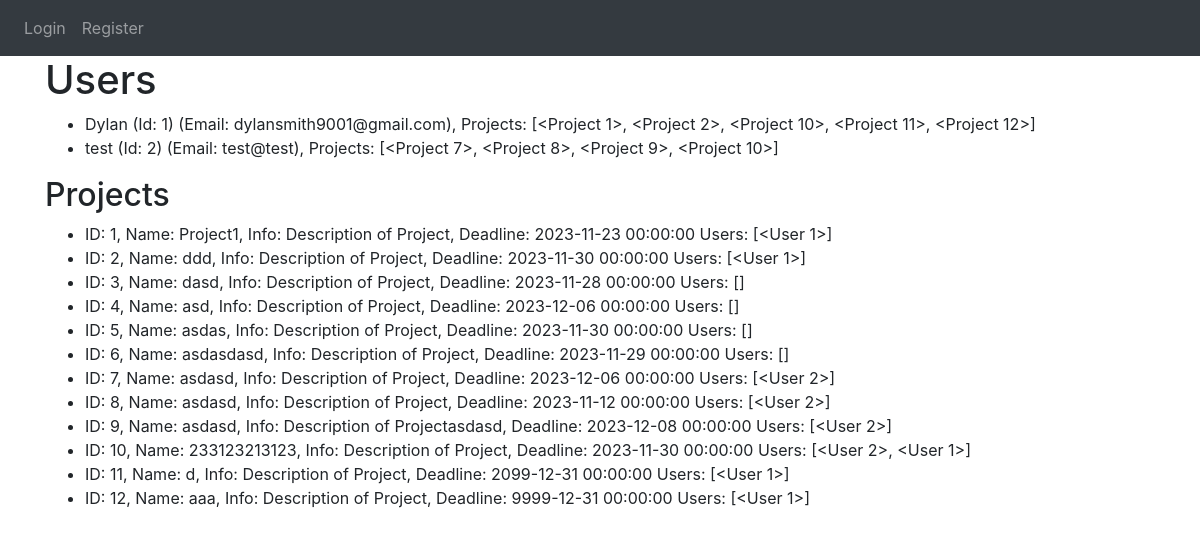
The app's page /view_users, older data.
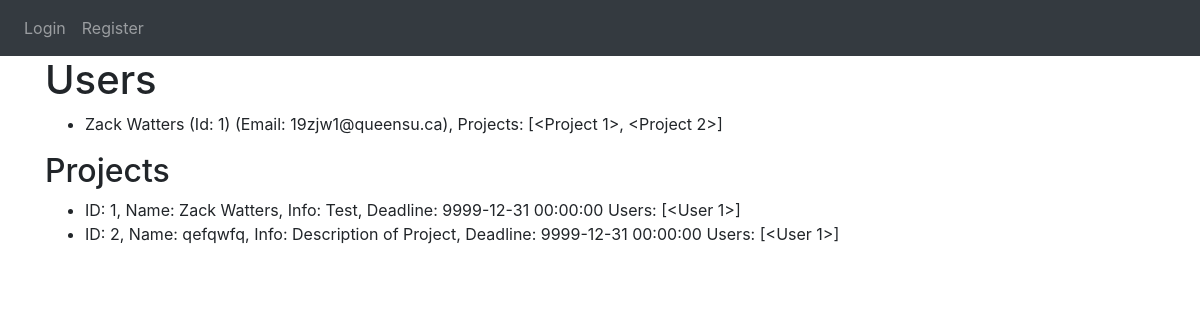
The same page, newer data.
### website/models.py (models this page shows)
class User(db.Model, UserMixin):
    id = db.Column(db.Integer, primary_key=True)
    email = db.Column(db.String(50), unique = True)
    name = db.Column(db.String(50))
    password = db.Column(db.String(50))
    projects = db.relationship('Project', secondary='project_user_association', back_populates='users')

class Project(db.Model):
    id = db.Column(db.Integer, primary_key=True)
    name = db.Column(db.String(120))
    start_date = db.Column(db.DateTime(timezone=True), default=func.now)
    deadline = db.Column(db.DateTime(timezone=True), default=func.now)
    description = db.Column(db.String(9999))
    users = db.relationship('User', secondary='project_user_association', back_populates='projects')
    tasks = db.relationship('Task', backref='project', lazy=True)

### website/auth.py (the view)
@auth.route('/view_users')
def view_users():
    users = User.query.all()
    projects = Project.query.all()
    return render_template('view_users.html', user=current_user, users=users, projects=projects)

### website/templates/view_users.html (shortened to what this page needs)
{% extends "base.html" %}
{% block content%}
    <h1>Users</h1>
    <ul>
        {% for u in users %}
            <li>{{ u.name }} (Id: {{ u.id }}) (Email: {{ u.email }}), Projects: {{u.projects}}</li>
        {% endfor %}
    </ul>
    <h2>Projects</h2>
    <ul>
        {% for prj in projects %}
            <li>ID: {{ prj.id }}, Name: {{ prj.name }}, Info: {{ prj.description }}, Deadline: {{prj.deadline}} Users: {{prj.users}}</li>
        {% endfor %}
    </ul>
{% endblock %}

### website/templates/base.html (shortened to what this page needs)
<DOCTYPE html>
<html>
    <head>
        <link
            rel="stylesheet"
            href="https://stackpath.bootstrapcdn.com/bootstrap/4.4.1/css/bootstrap.min.css"
        />
        <link
            rel="stylesheet"
            href="https://stackpath.bootstrapcdn.com/font-awesome/4.7.0/css/font-awesome.min.css"
        />
    </head>
    <body>
        <nav class="navbar navbar-expand-lg navbar-dark bg-dark">
            <div class="collapse navbar-collapse" id="navbar">
                <div class="navbar-nav">
                    {% if user.is_authenticated %}
                    <a class="nav-item nav-link" id="homepage" href="/">Homepage</a>
                    <a class="nav-item nav-link" id="taskmanager" href="/taskmanager">Task Manager</a>
                    <a class="nav-item nav-link" id="projectmanager" href="/projectmanager">Project Manager</a>
                    <a class="nav-item nav-link" id="newtask" href="/newtask">New Task</a>
                    <a class="nav-item nav-link" id="newproject" href="/newproject">New Project</a>
                    <a class="nav-item nav-link" id="logout" href="/logout">Logout</a>
                    {% else %}
                    <a class="nav-item nav-link" id="login" href="/login">Login</a>
                    <a class="nav-item nav-link" id="register" href="/register">Register</a>
                    {% endif %}
                </div>
            </div>
        </nav>
        <div class="container">{% block content %} {% endblock %}</div>
    </body>
</html>

Row changes from the older to the newer data that the page shows:
removed User: name "test", id "2", email "test@test", projects "[<Project 7>, <Project 8>, <Project 9>, <Project 10>]"
removed Project: id "3", name "dasd", description "Description of Project", deadline "2023-11-28 00:00:00", users "[]"
removed Project: id "4", name "asd", description "Description of Project", deadline "2023-12-06 00:00:00", users "[]"
removed Project: id "5", name "asdas", description "Description of Project", deadline "2023-11-30 00:00:00", users "[]"
removed Project: id "6", name "asdasdasd", description "Description of Project", deadline "2023-11-29 00:00:00", users "[]"
removed Project: id "7", name "asdasd", description "Description of Project", deadline "2023-12-06 00:00:00", users "[<User 2>]"
removed Project: id "8", name "asdasd", description "Description of Project", deadline "2023-11-12 00:00:00", users "[<User 2>]"
removed Project: id "9", name "asdasd", description "Description of Projectasdasd", deadline "2023-12-08 00:00:00", users "[<User 2>]"
removed Project: id "10", name "233123213123", description "Description of Project", deadline "2023-11-30 00:00:00", users "[<User 2>, <User 1>]"
removed Project: id "11", name "d", description "Description of Project", deadline "2099-12-31 00:00:00", users "[<User 1>]"
removed Project: id "12", name "aaa", description "Description of Project", deadline "9999-12-31 00:00:00", users "[<User 1>]"
changed User id 1: name "Dylan" → "Zack Watters"; email "dylansmith9001@gmail.com" → "19zjw1@queensu.ca"; projects "[<Project 1>, <Project 2>, <Project 10>, <Project 11>, <Project 12>]" → "[<Project 1>, <Project 2>]"
changed Project id 1: name "Project1" → "Zack Watters"; description "Description of Project" → "Test"; deadline "2023-11-23 00:00:00" → "9999-12-31 00:00:00"
changed Project "Description of Project": name "ddd" → "qefqwfq"; deadline "2023-11-30 00:00:00" → "9999-12-31 00:00:00"
